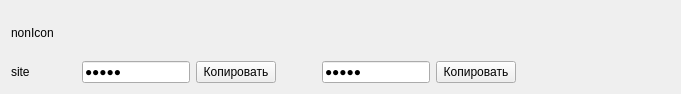
<?xml version="1.0" encoding="UTF-8"?>
<ui version="4.0">
 <class>credentialwidget</class>
 <widget class="QWidget" name="credentialwidget">
  <property name="geometry">
   <rect>
    <x>0</x>
    <y>0</y>
    <width>681</width>
    <height>94</height>
   </rect>
  </property>
  <property name="sizePolicy">
   <sizepolicy hsizetype="Expanding" vsizetype="Expanding">
    <horstretch>0</horstretch>
    <verstretch>0</verstretch>
   </sizepolicy>
  </property>
  <property name="windowTitle">
   <string>Form</string>
  </property>
  <layout class="QGridLayout" name="gridLayout">
   <item row="0" column="0" colspan="2">
    <widget class="QLabel" name="lblIcon">
     <property name="text">
      <string>nonIcon</string>
     </property>
    </widget>
   </item>
   <item row="1" column="0">
    <widget class="QLabel" name="lblSite">
     <property name="minimumSize">
      <size>
       <width>0</width>
       <height>0</height>
      </size>
     </property>
     <property name="text">
      <string>site</string>
     </property>
    </widget>
   </item>
   <item row="1" column="1">
    <spacer name="horizontalSpacer_2">
     <property name="orientation">
      <enum>Qt::Horizontal</enum>
     </property>
     <property name="sizeHint" stdset="0">
      <size>
       <width>35</width>
       <height>20</height>
      </size>
     </property>
    </spacer>
   </item>
   <item row="1" column="2">
    <widget class="QLineEdit" name="editLogin">
     <property name="text">
      <string>12334</string>
     </property>
     <property name="echoMode">
      <enum>QLineEdit::Password</enum>
     </property>
     <property name="readOnly">
      <bool>true</bool>
     </property>
    </widget>
   </item>
   <item row="1" column="3">
    <widget class="QPushButton" name="copyLogin">
     <property name="text">
      <string>Копировать</string>
     </property>
    </widget>
   </item>
   <item row="1" column="4">
    <spacer name="horizontalSpacer_3">
     <property name="orientation">
      <enum>Qt::Horizontal</enum>
     </property>
     <property name="sizeHint" stdset="0">
      <size>
       <width>40</width>
       <height>20</height>
      </size>
     </property>
    </spacer>
   </item>
   <item row="1" column="5">
    <widget class="QLineEdit" name="editPassword">
     <property name="text">
      <string>12344</string>
     </property>
     <property name="echoMode">
      <enum>QLineEdit::Password</enum>
     </property>
     <property name="readOnly">
      <bool>true</bool>
     </property>
    </widget>
   </item>
   <item row="1" column="6">
    <widget class="QPushButton" name="copyPassword">
     <property name="text">
      <string>Копировать</string>
     </property>
    </widget>
   </item>
   <item row="1" column="7">
    <spacer name="horizontalSpacer">
     <property name="orientation">
      <enum>Qt::Horizontal</enum>
     </property>
     <property name="sizeHint" stdset="0">
      <size>
       <width>154</width>
       <height>20</height>
      </size>
     </property>
    </spacer>
   </item>
  </layout>
 </widget>
 <resources/>
 <connections/>
</ui>
